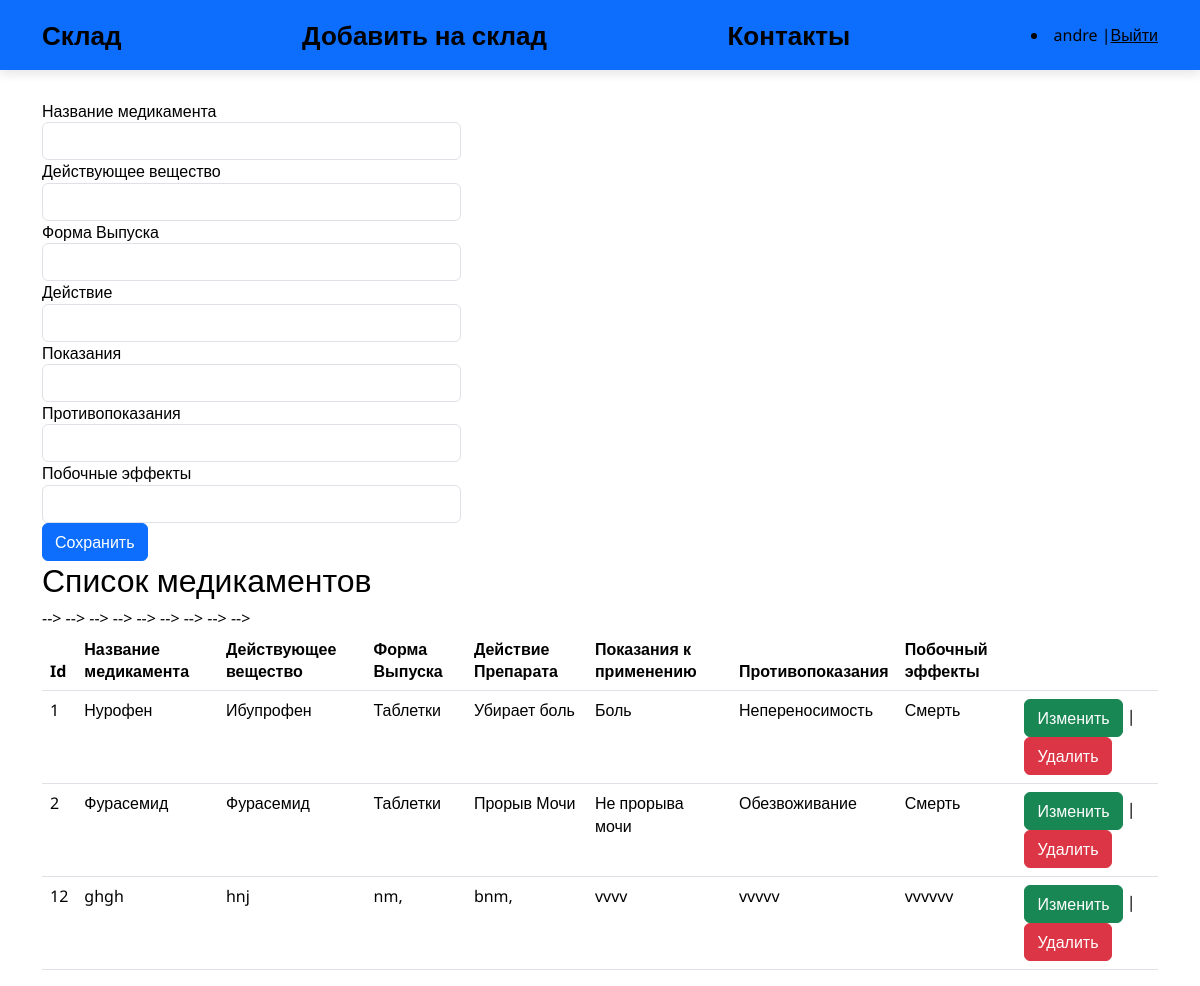
Screenshot of /index_addDel.html (signed in) with the database file from the repository.
### app1/models.py (models this page shows)
class Farma(models.Model):
    name = models.CharField(max_length=50)
    agent = models.CharField(max_length=50)
    form = models.CharField(max_length=10)
    action = models.CharField(max_length=500)
    need = models.CharField(max_length=500)
    non = models.CharField(max_length=500)
    subAction = models.CharField(max_length=500)

### app1/views.py (the view)
# urls.py: path('index_addDel.html', index_addDel),
def index_addDel(request):
    farma = Farma.objects.all()
    return render(request, "html/index_addDel.html", {"farma": farma})

### app1/templates/html/index_addDel.html (shortened to what this page needs)
<!DOCTYPE html>
<html lang="ru">
<head>
	<link rel="stylesheet" href="/static/styles/bootstrap-reboot.min.css">
	<link rel="stylesheet" href="/static/styles/bootstrap-grid.min.css">
    <link href="https://cdn.jsdelivr.net/npm/bootstrap@5.3.2/dist/css/bootstrap.min.css" rel="stylesheet">
	<link rel="stylesheet" href="/static/styles/styles.css">
</head>
<body>
	<nav class="navbar navbar-expand-lg navbar navbar-dark bg-primary">
		<div class="container">
			<a href="index.html" class="navbar-brand">Склад</a>
            <a href="index_addDel.html" class="navbar-brand">Добавить на склад</a>
            <a href="index_info.html" class="navbar-brand">Контакты</a>
            {% if request.user.is_authenticated %}
				    <li><a style = "color: black">{{ user.get_username }} </a>|<a style = "color: black" href="/logout">Выйти</a></li>
				{% else %}
				     <li><a style = "color: black" href="index_register.html">Регистрация</a></li>
				{% endif %}
		</div>
	</nav>
    <div class="container">
        <form method="POST" action="create/">
            <div class="form-row">
               <div class="form-group col-md-6">
                   <label for = "Prep">Название медикамента</label><br>
                        <input type="text" class="form-control" name="name" id = "Prep"  required/>
               </div>
               <div class="form-group col-md-6">
                   <label for="agent">Действующее вещество</label><br>
                        <input type="text" class="form-control" name="agent" id ="agent"  required/>
               </div>
               <div class="form-group col-md-6">
                    <label for="form">Форма Выпуска</label>
                    <input type="text" class="form-control" name = "form" id="form"  required/>
               </div>
               <div class="form-group col-md-6">
                    <label for="action">Действие</label>
                        <input type="text" class="form-control" name = "action" id="action"  required/>
               </div>
               <div class="form-group col-md-6">
                   <label for="need">Показания</label><br>
                   <input type="text" class="form-control" name="need" id="need" required/>
               </div>
               <div class="form-group col-md-6">
                   <label for="non">Противопоказания</label><br>
                    <input type="text" class="form-control" name="non" id="non"/>
               </div>
               <div class="form-group col-md-6">
                   <label for="sub">Побочные эффекты</label><br>
                    <input type="text" class="form-control" name="subAction" id="sub"/>
               </div>
          </div>
            <input type="submit" value="Сохранить" class="btn btn-primary">
        </form>
    </div>
    {% if farma.count > 0 %}
    <div class="container">
    <h2>Список медикаментов</h2>
    <table class="table table-hover">
        <thead>
        <th>Id</th>
        <th>Название медикамента</th>
        <th>Действующее вещество</th>
        <th>Форма Выпуска</th>
        <th>Действие Препарата</th>
        <th>Показания к применению</th>
        <th>Противопоказания</th>
        <th>Побочный эффекты</th>
        <th></th></thead>
        {% for prep in farma %}
        <tr>
            <td>{{ prep.id }}</td>
            <td>{{ prep.name }}</td>
            <td>{{ prep.agent }}</td>
            <td>{{ prep.form }}</td>-->
            <td>{{ prep.action }}</td> -->
            <td>{{ prep.need }}</td>
            <td>{{ prep.non }}</td>
            <td>{{ prep.subAction }}</td>-->
            <td><a class="btn btn-success" href="edit/{{prep.id}}">Изменить</a> | <a class="btn btn-danger" href="delete/{{prep.id}}">Удалить</a></td>
        </tr>
        {% endfor %}
    </table>
    {% endif %}
    </div>
</body>
</html>

### static/styles/styles.css (style rules this page uses)
body { position: relative; font-family: 'Noto Sans', sans-serif; font-size: 16px; line-height: 1.4; color: #000; min-width: 320px; overflow-x: hidden; height: auto; }
.navbar { width: 100%; height: 70px; box-shadow: 0 4px 10px rgba(0, 0, 0, .1); margin-bottom: 30px; }
.navbar .container { height: inherit; display: flex; justify-content: space-between; align-items: center; }
.navbar-brand { font-weight: 700; font-size: 26px; text-decoration: none; color: #000; transition: all .1s ease-in-out; }
.form-control { width: 75%; }

### rows the page displays
Farma: id "1", name "Нурофен", agent "Ибупрофен", form "Таблетки", action "Убирает боль", need "Боль", non "Непереносимость", subAction "Смерть"
Farma: id "2", name "Фурасемид", agent "Фурасемид", form "Таблетки", action "Прорыв Мочи", need "Не прорыва мочи", non "Обезвоживание", subAction "Смерть"
Farma: id "12", name "ghgh", agent "hnj", form "nm,", action "bnm,", need "vvvv", non "vvvvv", subAction "vvvvvv"

### other values shown
{{ user.get_username }} "andre"
